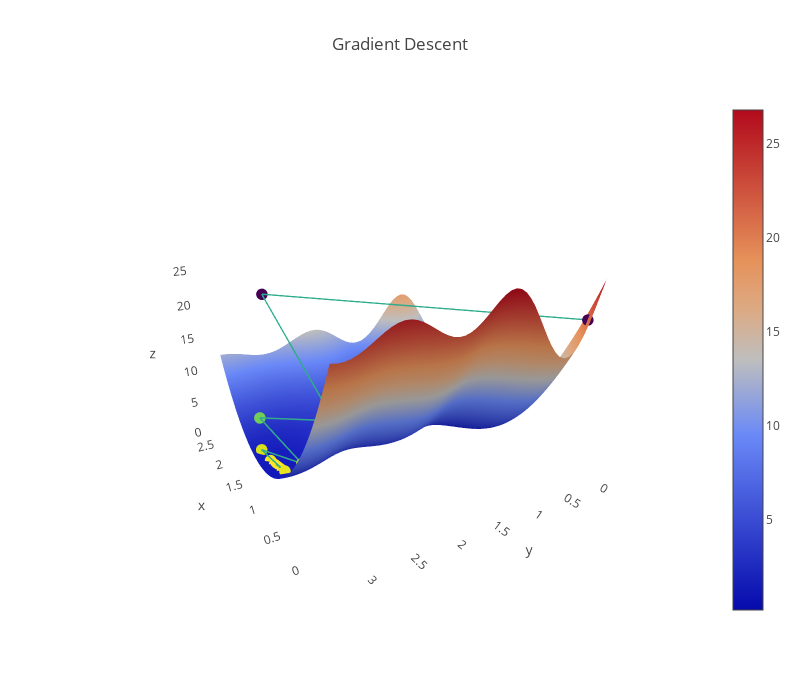

The notebook cell saved with this chart:
### Code cell
# Run me to see a 3D plot (gradient descent with static alpha)
plot_3d(ts[:, 0], ts[:, 1], loss, average_squared_loss, sin_model, x, y)
